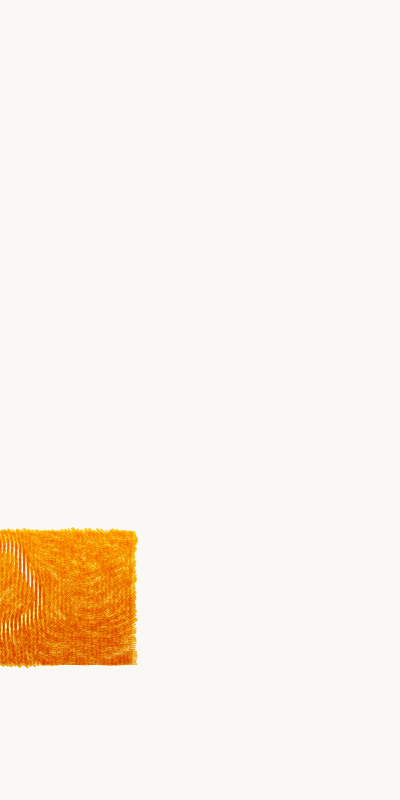
Frame 1 (no input)
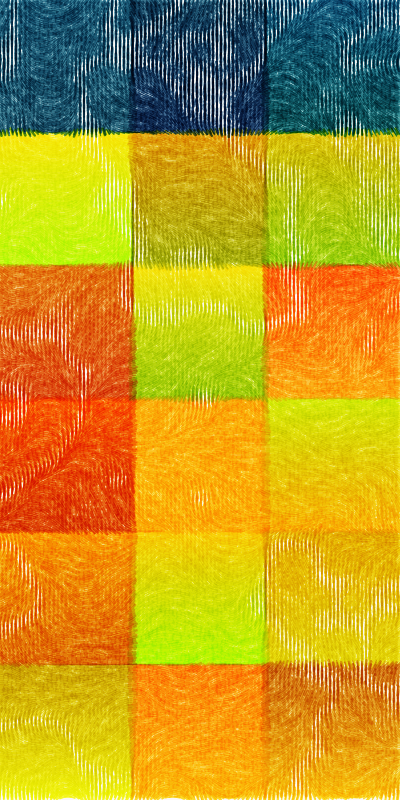
Frame 60 (no input)
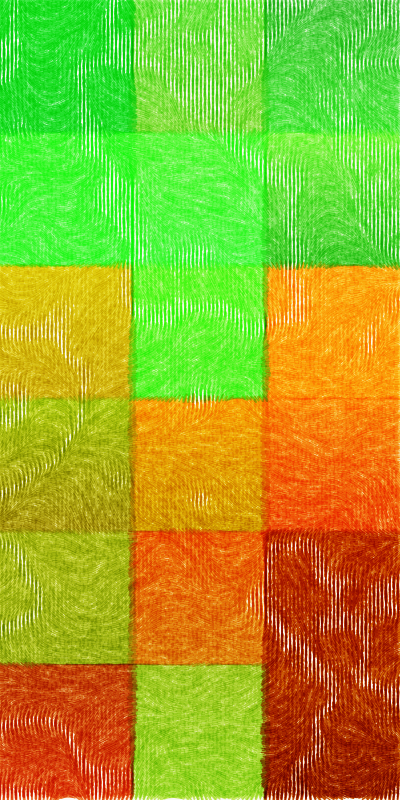
Frame 120 (the mouse pressed at the canvas centre since frame 60)

The p5.js sketch that drew these frames (run headless with seeded random() and noise() and a simulated clock; from frame 60 on, the mouse is pressed at the canvas centre):

// p5.js sketch
// ── sketch.js
// Grid configuration
const gridWidth = 3;  // 3x6 grid of textured blocks
const gridHeight = 6;
const blockSize = 133; // Adjusted to better fit canvas (400/3 ≈ 133)

// Arrays to store our grid data
let pixels = [];
let emptyPixels = [];
let fillingComplete = false;
let seedColors = [];

function initializeSeedColors() {
  seedColors = [
    color("#F2385A"),
    color("#F5A503"),
    color("#E9F1DF"),
    color("#4AD9D9"),
    color("#36B1BF")
  ];
}

function getNeighbors(index) {
  const row = Math.floor(index / gridWidth);
  const col = index % gridWidth;
  const neighbors = [];
  
  for (let i = -1; i <= 1; i++) {
    for (let j = -1; j <= 1; j++) {
      if (i === 0 && j === 0) continue;
      
      const newRow = row + i;
      const newCol = col + j;
      
      if (newRow >= 0 && newRow < gridHeight && newCol >= 0 && newCol < gridWidth) {
        const neighborIndex = newRow * gridWidth + newCol;
        if (pixels[neighborIndex]) {
          neighbors.push(pixels[neighborIndex][0]); // Use the first color of each neighbor
        }
      }
    }
  }
  
  return neighbors;
}

function generateColor(neighbors) {
  let c;
  if (neighbors.length === 0) {
    c = random(seedColors);
  } else {
    c = random(neighbors);
  }
  
  colorMode(HSB);
  const h = (hue(c) + random(-15, 15) + 360) % 360;
  const s = constrain(saturation(c) + random(-10, 10), 0, 100);
  const b = constrain(brightness(c) + random(-10, 10), 0, 100);
  const newColor = color(h, s, b);
  colorMode(RGB);
  
  return newColor;
}

function drawTexturedBlock(x, y, w, h, colorA, colorB) {
  let strokeLength = 10;  // Halved to match smaller blocks
  let strokeSpaceX = 4;   // Halved to maintain density
  let strokeSpaceY = 2;   // Halved to maintain density
  let noiseScale = 0.005;
  
  blendMode(MULTIPLY);
  
  for (let dy = 0; dy < h; dy += strokeSpaceY) {
    let t = dy / h;
    let currentColor = lerpColor(colorA, colorB, t);
    
    stroke(currentColor);
    noFill();
    
    for (let dx = 0; dx < w; dx += strokeSpaceX) {
      let posX = x + dx;
      let posY = y + dy;
      
      let rotation = noise(posX * noiseScale, posY * noiseScale) * 720;
      strokeWeight(random(1, 3));
      let lineLength = random(0.5, 1.0) * strokeLength;
      
      push();
      translate(posX, posY);
      rotate(radians(rotation));
      line(-lineLength/2, 0, lineLength/2, 0);
      pop();
    }
  }
  
  blendMode(BLEND);
}

function fillPixel() {
  if (emptyPixels.length > 0) {
    const index = floor(random(emptyPixels.length));
    const pixelIndex = emptyPixels[index];
    
    const neighbors = getNeighbors(pixelIndex);
    const color1 = generateColor(neighbors);
    const color2 = generateColor([color1]); // Generate second color based on first
    
    pixels[pixelIndex] = [color1, color2];
    emptyPixels.splice(index, 1);
  } else {
    fillingComplete = true;
  }
}

function drawPixels() {
  for (let i = 0; i < pixels.length; i++) {
    if (pixels[i]) {
      const x = (i % gridWidth) * blockSize;
      const y = Math.floor(i / gridWidth) * blockSize;
      drawTexturedBlock(x, y, blockSize, blockSize, pixels[i][0], pixels[i][1]);
    }
  }
}

function setup() {
  createCanvas(400, 800);
  background('#FAF8F4');
  initializeSeedColors();
  
  // Initialize grid
  for (let i = 0; i < gridWidth * gridHeight; i++) {
    pixels.push(null);
    emptyPixels.push(i);
  }
}

function draw() {
  if (!fillingComplete) {
    background('#FAF8F4');
    fillPixel();
    drawPixels();
  }
}

function mousePressed() {
  // Reset and start over
  pixels = [];
  emptyPixels = [];
  fillingComplete = false;
  
  // Reinitialize seed colors
  initializeSeedColors();
  
  for (let i = 0; i < gridWidth * gridHeight; i++) {
    pixels.push(null);
    emptyPixels.push(i);
  }
  
  background('#FAF8F4');
}
